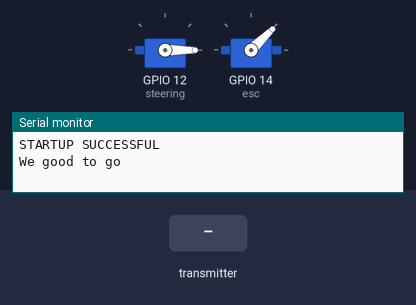
The sketch below on a simulated ESP32. Shown: 2 × servo, the last lines printed to the serial monitor. The inputs (shaded band) are chosen by the test bench.

Above: at 6.2 s.
6.3 s: the transmitter starts sending c = 1024
At 6.8 s:
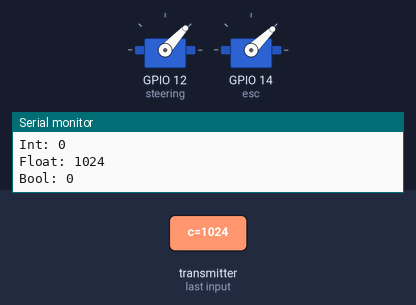
7.8 s: the transmitter starts sending c = 2048
At 9.0 s:
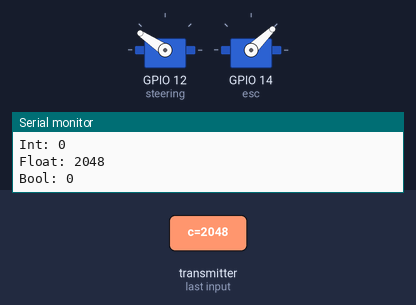
9.3 s: the transmitter starts sending c = 4095
At 10.3 s:
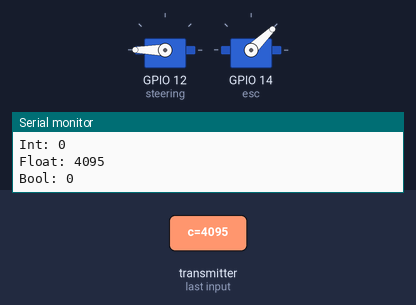
10.8 s: the transmitter starts sending c = 0
At 11.4 s:
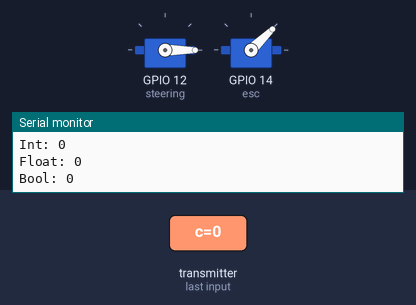
Timing chart, 0 to 13.3 s (numbered marks = the images above; inputs shaded):
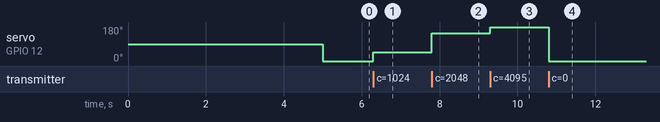

Measured:
- after the input at 6.3 s, servo on GPIO 12 (steering): 0° → 47° at once
- after the input at 7.8 s, servo on GPIO 12 (steering): 47° → 146° at once
- after the input at 9.3 s, servo on GPIO 12 (steering): 146° → 180° at once
- after the input at 10.8 s, servo on GPIO 12 (steering): 180° → 0° at once

The sketch:

ESP32_car.ino
```cpp
#include <esp_now.h>
#include <WiFi.h>
#include <ESP32Servo.h>

Servo esc;
Servo steering;

// Structure example to receive data
// Must match the sender structure
typedef struct struct_message {
    char a[32];
    int b;
    int c;
    bool d;
} struct_message;

// Create a struct_message called myData
struct_message myData;

// callback function that will be executed when data is received
void OnDataRecv(const uint8_t * mac, const uint8_t *incomingData, int len) {
  memcpy(&myData, incomingData, sizeof(myData));
  Serial.print("Bytes received: ");
  Serial.println(len);
  Serial.print("Char: ");
  Serial.println(myData.a);
  Serial.print("Int: ");
  Serial.println(myData.b);
  Serial.print("Float: ");
  Serial.println(myData.c);
  Serial.print("Bool: ");
  Serial.println(myData.d);
  Serial.println();
}

void setup() {
  // Initialize Serial Monitor
  Serial.begin(115200);
  steering.attach(12);
esc.attach(14);
esc.write(1000);

delay(4000);
esc.write(1000);
delay(1000);
Serial.println("STARTUP SUCCESSFUL");

  // Set device as a Wi-Fi Station
  WiFi.mode(WIFI_STA);

  // Init ESP-NOW
  if (esp_now_init() != ESP_OK) {
    Serial.println("Error initializing ESP-NOW");
    return;
  }

  // Once ESPNow is successfully Init, we will register for recv CB to
  // get recv packer info
  esp_now_register_recv_cb(OnDataRecv);
  Serial.println("We good to go");
}

void loop() {
  if (myData.b == 69){
      esc.write(1300);
      Serial.println("go fast bro");
  }
  else{
    esc.write(1000);
  }

  steering.write(myData.c);

}
```
